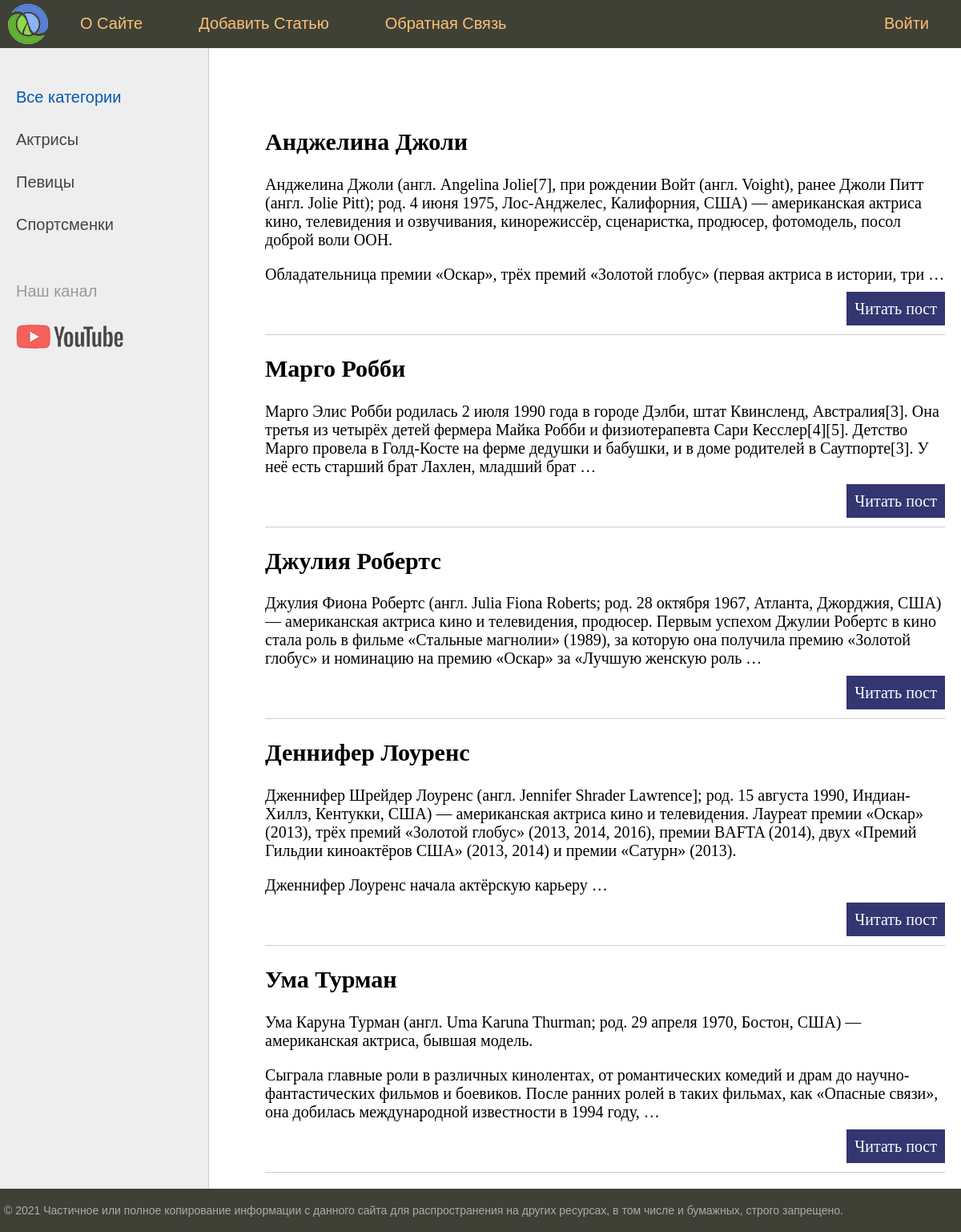
The page / on the database its author committed.
### women/models.py (models this page shows, shortened)
class Women(models.Model):
    title = models.CharField(max_length=255)
    content = models.TextField(blank=True)
    photo = models.ImageField(upload_to="photos/%Y/%m/%d/")
    time_create = models.DateTimeField(auto_now_add=True)
    time_update = models.DateTimeField(auto_now=True)
    is_published = models.BooleanField(default=True)

### women/views.py (the view)
# urls.py: path('', index, name='home'),
def index(request):
    posts = Women.objects.all()
    return render(request, 'women/index.html', {'posts': posts, 'menu': menu, 'title': 'Главная страница'})

### women/templates/women/index.html (shortened to what this page needs)
{% extends 'women/base.html' %}
{% block content %}
<ul class="list-articles">
	{% for p in posts %}
			<li><h2>{{p.title}}</h2>
	{% autoescape on %}
	{{p.content|linebreaks|truncatewords:50}}
	{% endautoescape %}
			<p class="link-read-post"><a href="#">Читать пост</a></p>
			</li>
	{% endfor %}
</ul>
{% endblock %}

### women/templates/women/base.html (shortened to what this page needs)
{% load static %}
<!DOCTYPE html>
<html>
<head>
	<link type="text/css" href="{% static 'women/css/styles.css' %}" rel="stylesheet" />
</head>
<body>
<table class="table-page" border=0 cellpadding="0" cellspacing="0">
<tr><td valign=top>
{% block mainmenu %}
		<div class="header">
			<ul id="mainmenu" class="mainmenu">
			<li class="logo"><a href="#"><div class="logo"></div></a></li>
{% for m in menu %}
	{% if not forloop.last %}
			<li><a href="#">{{m.title}}</a></li>
	{% else %}
			<li class="last"><a href="#">{{m.title}}</a></li>
	{% endif %}
{% endfor %}
			</ul>
		</div>
{% endblock mainmenu %}
<table class="table-content" border=0 cellpadding="0" cellspacing="0">
<tr>
	<td valign="top" class="left-chapters">
	<ul id="leftchapters">
		<li class="selected">Все категории</li>
		<li><a href="#">Актрисы</a></li>
		<li><a href="#">Певицы</a></li>
		<li><a href="#">Спортсменки</a></li>
		<li class="share">
		<p>Наш канал</p>
		<a class="share-yt" href="https://www.youtube.com/channel/UClJzWfGWuGJL2t-3dYKcHTA/playlists" target="_blank" rel="nofollow"></a>
		</li>
	</ul>
</td>
<td valign="top" class="content">
	<div class="content-text">
{% block content %}
{% endblock %}
	</div>
</td></tr></table>
</td></tr>
<tr><td valign=top>
	<div id="footer">
		<p>&copy; 2021 Частичное или полное копирование информации с данного сайта для распространения на других ресурсах, в том числе и бумажных, строго запрещено.</p>
	</div>
</td></tr></table>
</body>
</html>

### women/static/women/css/styles.css (style rules this page uses)
html, body { font-family: 'Arial'; margin: 0; padding: 0; height: 100%; width: 100%; color: #444; }
a { color: #0059b2; text-decoration: none; }
p.link-read-post { text-align: right; }
p.link-read-post a { padding: 10px; min-width: 100px; background: #333671; color: #fff; text-decoration: none; }
ul.list-articles { list-style: none; margin: 0; padding: 0; }
ul.list-articles li { border-bottom: 1px solid #ccc; }
.table-page { width: 100%; height: 100%; vertical-align: top; }
.table-page tr { height: 100%; }
.header { background: #3F4137; height: 60px; }
.logo { background: url('../images/logo.png') no-repeat 10px 5px; width: 70px; height: 60px; }
ul.mainmenu { list-style: none; margin: 0; padding: 0; height: 60px; color: #fdc073; font-size: 20px; overflow: hidden; }
ul.mainmenu li { float: left; margin: 18px 40px 0 30px; }
ul.mainmenu li.logo { margin: 0; }
ul.mainmenu li.last { float: right; }
ul.mainmenu li a { color: #fdc073; text-decoration: none; }
.table-content { width: 100%; min-height: 100%; height: 100%; }
.left-chapters { margin: 0; background: #eee; border-right: 1px solid #ccc; min-height: 100%; }
.left-chapters ul { width: 230px; min-height: 100%; margin: 0; padding: 20px 10px 10px 20px; list-style: none; font-size: 20px; }
.left-chapters ul li { margin: 30px 0 0 0; color: #999; }
.left-chapters ul li.selected { color: #0059b2; }
.left-chapters ul li a { color: #444; text-decoration: none; }
.left-chapters ul li.share { margin: 60px 0 0 0; }
.left-chapters ul li.share p { margin: 30px 0 30px 0; }
.left-chapters ul li.share a { display: inline-block; width: 40px; height: 40px; margin: 0 20px 0 0; }
.left-chapters ul li.share a.share-yt { width: 100%; height: 30px; background: url('../images/share_yt.png') no-repeat 0 0 }
.content { padding: 40px 20px 20px 40px; width: 100%; box-sizing: border-box; }
.content-text { margin: 60px 0 0 30px; color: #000; font-size: 20px; font-family: Yandex Sans Display Light; }
#footer { box-sizing: border-box; background: #3F4137; padding: 5px; color: #aaa; font-size: 14px; font-family: Verdana, Geneva, Arial, Helvetica; text-align: left; overflow: hidden; }

### rows shown on the page
Women: title "Анджелина Джоли", content "Анджелина Джоли (англ. Angelina Jolie[7], при рождении Войт (англ. Voight), ранее Джоли Питт (англ. Jolie Pitt); род. 4 июня 1975, Лос-Анджелес, Калифорния, США) — американская актриса кино, телевидения и озвучивания, кинорежиссёр, сценаристка, продюсер, фотомодель, посол доброй воли ООН. Обладательница премии «Оскар», трёх премий «Золотой глобус» (первая актриса в истории, три …"
Women: title "Марго Робби", content "Марго Элис Робби родилась 2 июля 1990 года в городе Дэлби, штат Квинсленд, Австралия[3]. Она третья из четырёх детей фермера Майка Робби и физиотерапевта Сари Кесслер[4][5]. Детство Марго провела в Голд-Косте на ферме дедушки и бабушки, и в доме родителей в Саутпорте[3]. У неё есть старший брат Лахлен, младший брат …"
Women: title "Джулия Робертс", content "Джулия Фиона Робертс (англ. Julia Fiona Roberts; род. 28 октября 1967, Атланта, Джорджия, США) — американская актриса кино и телевидения, продюсер. Первым успехом Джулии Робертс в кино стала роль в фильме «Стальные магнолии» (1989), за которую она получила премию «Золотой глобус» и номинацию на премию «Оскар» за «Лучшую женскую роль …"
Women: title "Деннифер Лоуренс", content "Дженнифер Шрейдер Лоуренс (англ. Jennifer Shrader Lawrence]; род. 15 августа 1990, Индиан-Хиллз, Кентукки, США) — американская актриса кино и телевидения. Лауреат премии «Оскар» (2013), трёх премий «Золотой глобус» (2013, 2014, 2016), премии BAFTA (2014), двух «Премий Гильдии киноактёров США» (2013, 2014) и премии «Сатурн» (2013). Дженнифер Лоуренс начала актёрскую карьеру …"
Women: title "Ума Турман", content "Ума Каруна Турман (англ. Uma Karuna Thurman; род. 29 апреля 1970, Бостон, США) — американская актриса, бывшая модель. Сыграла главные роли в различных кинолентах, от романтических комедий и драм до научно-фантастических фильмов и боевиков. После ранних ролей в таких фильмах, как «Опасные связи», она добилась международной известности в 1994 году, …"

### other values the page prints
{{ m.title }} "О Сайте" "Добавить Статью" "Обратная Связь"
{{ m.title }} "Войти"
